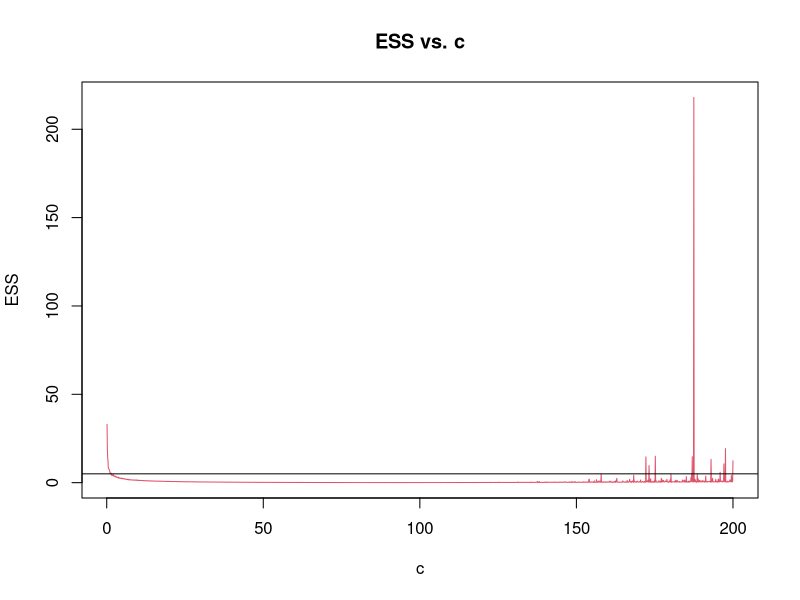
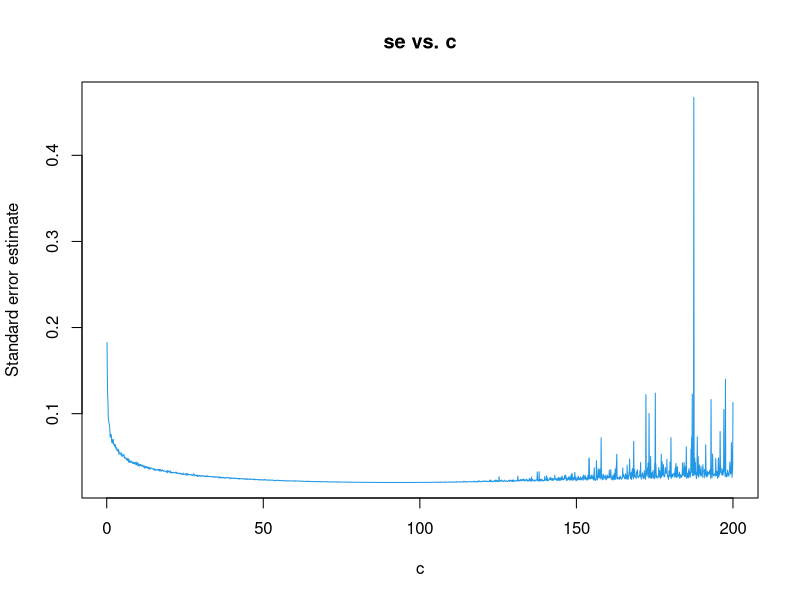
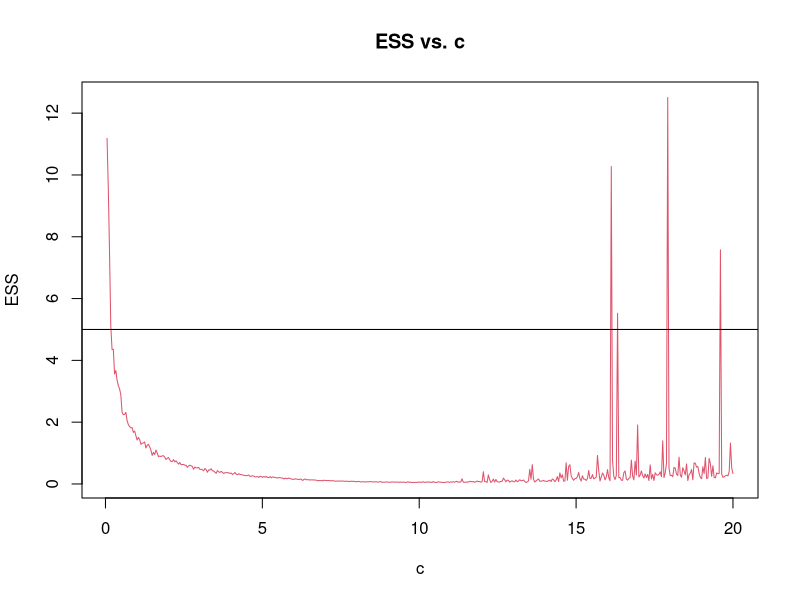
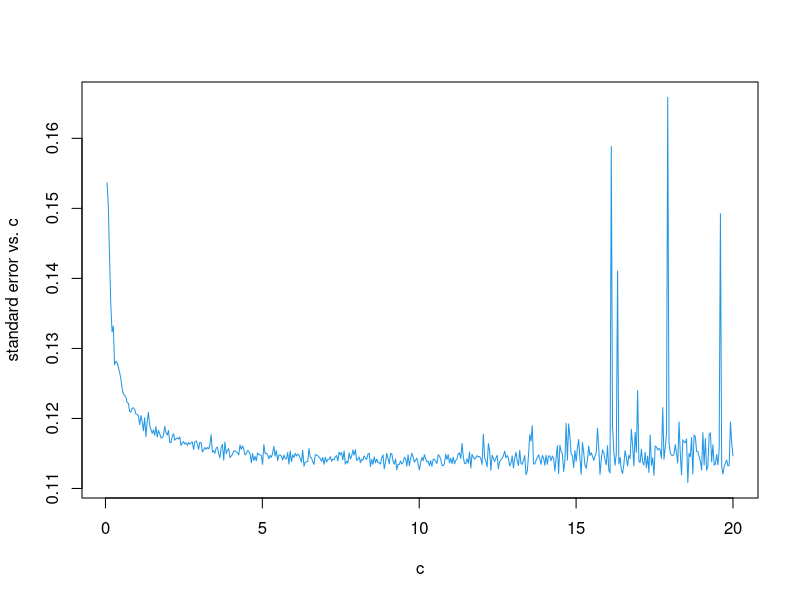

Generate these figures, in order, with R:
X <- runif(100000,0,10) 
Y <- 10*exp(-2*abs(X-5))
c( mean(Y), var(Y) ) 
w <- function(x) dunif(x, 0, 10)/dnorm(x, mean=5, sd=1)
f <- function(x) 10*exp(-2*abs(x-5))
X=rnorm(1e5,mean=5,sd=1)
Y=w(X)*f(X)
c( mean(Y), var(Y) ) 
X <- rnorm(1e5, sd=2) 
Y <- (X^2) * .5 * exp(-abs(X))/dnorm(X, sd=2) 
mean(Y)
IS <- function(X, C, res) 
{
 n <- length(X) 
 log.posterior <- function(t) (sum(X)+4)*log(t) + (n*(10-mean(X))-2)*log(1-t)
 log.g <- function(t) dbeta(t,C*mean(X),C*(10-mean(X)), log=TRUE)
 log.w <- function(t) log.posterior(t) - log.g(t)
 U <- rbeta(res, C*mean(X), C*(10-mean(X)))
 LP <-  log.w(U) 
 
    # factor out the largest value to prevent numerical underflow
    w <- max(LP)
    LP <- LP - w 
 I <- mean( exp(LP)*U )/mean(exp(LP))
 ESS <- mean( ( (exp(LP)/mean(exp(LP))) - 1)^2 )
 Z = exp(LP)/mean(exp(LP))
 sig.sq <- (1/res)*sum( (Z-I)^2 ) 
 se <- sqrt( sig.sq/res ) 
 return(c(I - 1.96*se, I + 1.96*se, ESS))
}
X = rbinom(100, 10, .4)
const <- seq(.1, 200, length=2000) 
A <- matrix(0, 2000, 2) 
for(j in 1:2000)
{
 
 OUT <- IS(X, const[j], 1000) 
 ESS <- OUT[3]
 V <- (OUT[2]-OUT[1])/3.92
 A[j,] <- c(ESS, V)
} 
plot(const, A[,1], ylab="ESS", xlab="c", main="ESS vs. c", col=2, type="l")
abline(h=5)
plot(const, A[,2], xlab="c", ylab="Standard error estimate", main="se vs. c", col=4, type="l")
IS(X, const[which.min(A[,2])], 1000)[1:2]
IS <- function(X, C, res) 
{
 n <- length(X) 
 log.posterior <- function(t) ( (4-n)/2 )*log(t) - (1/(2*t)) * (t^2 + sum(X^2))
 a = C*var(X); b = C; 
 log.g <- function(t) dgamma(t,a,b,log=TRUE) 
 log.w <- function(t) log.posterior(t) - log.g(t)
 U <- rgamma(res, a, b)
 LP <-  log.w(U) 
    w <- max(LP)
    LP <- LP - w 
 I <- mean( exp(LP)*U )/mean(exp(LP))
 ESS <- mean( ( (exp(LP)/mean(exp(LP))) - 1)^2 )
 Z = exp(LP)/mean(exp(LP))
 sig.sq <- (1/res)*sum( (Z-I)^2 ) 
 se <- sqrt( sig.sq/res ) 
 return(c(I - 1.96*se, I + 1.96*se, ESS))
}
X = rnorm(100,mean=0,sd=2)
const <- seq(.05, 20, length=500) 
A <- matrix(0, 500, 2) 
for(j in 1:500)
{
 
 OUT <- IS(X, const[j], 1000) 
 ESS <- OUT[3]
 V <- (OUT[2]-OUT[1])/3.92
 A[j,] <- c(ESS, V)
} 
plot(const, A[,1], ylab="ESS", xlab="c", main="ESS vs. c", col=2, type="l")
abline(h=5)
plot(const, A[,2], xlab="c", ylab="standard error vs. c", col=4, type="l")
IS(X, const[which.min(A[,2])], 1000)[1:2]
